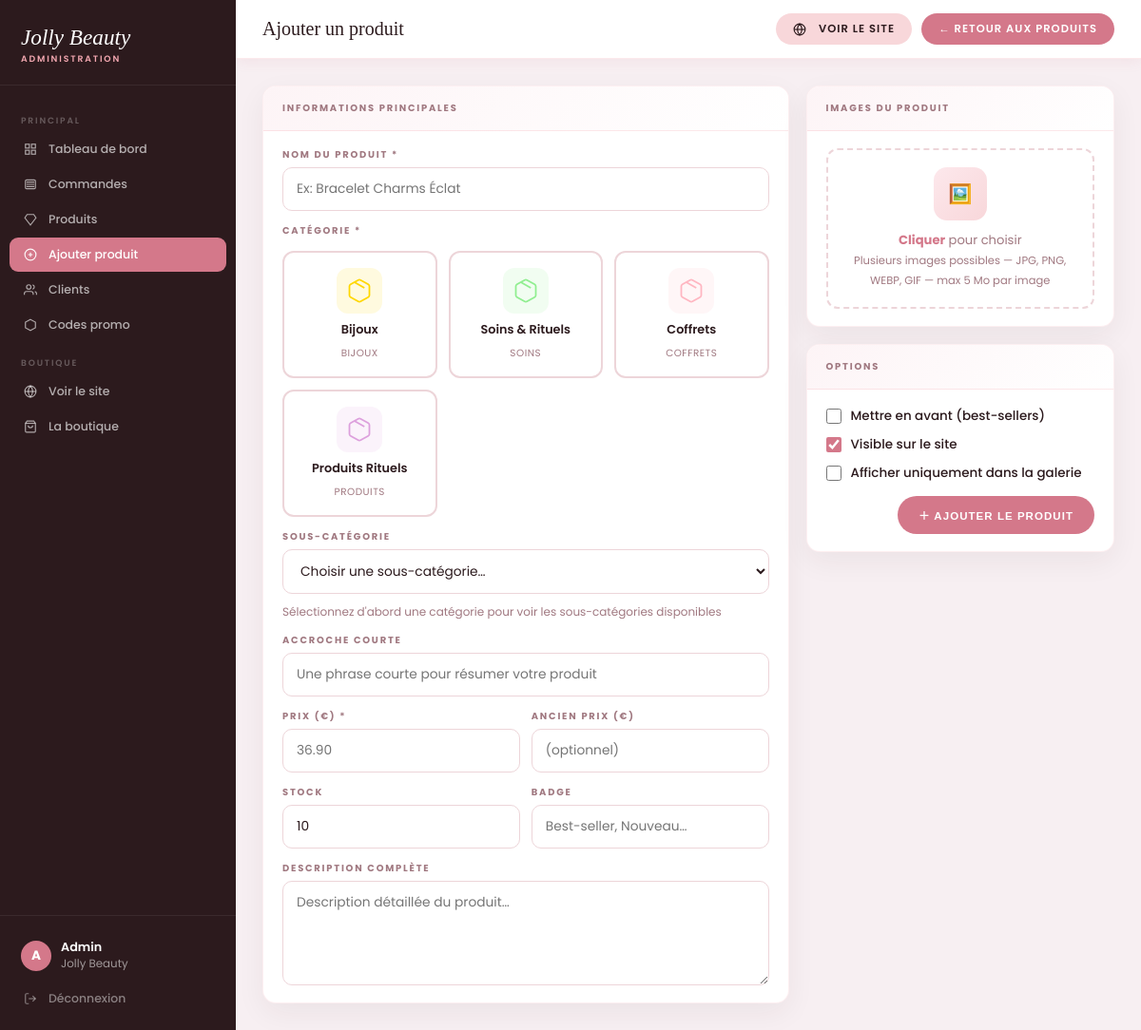
Page /admin/add-product.php (signed in) on the committed database.
### tables this page shows
CREATE TABLE IF NOT EXISTS `categories` (
  `id`          INT UNSIGNED AUTO_INCREMENT PRIMARY KEY,
  `slug`        VARCHAR(80) NOT NULL UNIQUE,
  `name`        VARCHAR(80) NOT NULL,
  `label`       VARCHAR(120) DEFAULT NULL,
  `sort_order`  INT DEFAULT 0
);

### admin/add-product.php (the view, shortened to what this page needs)
<?php
$jbBase = htmlspecialchars(BASE_URL, ENT_QUOTES, 'UTF-8');
$db = getDB();
$categories = $db->query('SELECT * FROM categories ORDER BY sort_order')->fetchAll();
?>
<!DOCTYPE html>
<html lang="fr">
<head>
</head>
<body>
  <aside class="sb">
    <div class="sb-logo"><div class="wm">Jolly Beauty</div><div class="tg">Administration</div></div>
    <nav class="sb-nav">
      <div class="ns">Principal</div>
      <a href="<?= $jbBase ?>/admin/index.php?page=dashboard" class="ni"><span class="ic"><svg xmlns="http://www.w3.org/2000/svg" width="14" height="14" viewBox="0 0 24 24" fill="none" stroke="currentColor" stroke-width="2"><rect x="3" y="3" width="7" height="7"/><rect x="14" y="3" width="7" height="7"/><rect x="14" y="14" width="7" height="7"/><rect x="3" y="14" width="7" height="7"/></svg></span> Tableau de bord</a>
      <a href="<?= $jbBase ?>/admin/index.php?page=orders" class="ni"><span class="ic"><svg xmlns="http://www.w3.org/2000/svg" width="14" height="14" viewBox="0 0 24 24" fill="none" stroke="currentColor" stroke-width="2"><path d="M5 8h14M5 12h14M5 16h14"/><rect x="3" y="4" width="18" height="16" rx="2"/></svg></span> Commandes</a>
      <a href="<?= $jbBase ?>/admin/index.php?page=products" class="ni"><span class="ic"><svg xmlns="http://www.w3.org/2000/svg" width="14" height="14" viewBox="0 0 24 24" fill="none" stroke="currentColor" stroke-width="2"><path d="M6 3h12l4 6-10 13L2 9l4-6z"/></svg></span> Produits</a>
      <a href="<?= $jbBase ?>/admin/add-product.php" class="ni active"><span class="ic"><svg xmlns="http://www.w3.org/2000/svg" width="14" height="14" viewBox="0 0 24 24" fill="none" stroke="currentColor" stroke-width="2"><circle cx="12" cy="12" r="10"/><path d="M12 8v8M8 12h8"/></svg></span> Ajouter produit</a>
      <a href="<?= $jbBase ?>/admin/index.php?page=users" class="ni"><span class="ic"><svg xmlns="http://www.w3.org/2000/svg" width="14" height="14" viewBox="0 0 24 24" fill="none" stroke="currentColor" stroke-width="2"><path d="M17 21v-2a4 4 0 0 0-4-4H5a4 4 0 0 0-4 4v2"/><circle cx="9" cy="7" r="4"/><path d="M23 21v-2a4 4 0 0 0-3-3.87"/><path d="M16 3.13a4 4 0 0 1 0 7.75"/></svg></span> Clients</a>
      <a href="<?= $jbBase ?>/admin/index.php?page=promo" class="ni"><span class="ic"><svg xmlns="http://www.w3.org/2000/svg" width="14" height="14" viewBox="0 0 24 24" fill="none" stroke="currentColor" stroke-width="2"><path d="M12 2l9 4.9V17L12 22l-9-4.9V7z"/></svg></span> Codes promo</a>
      <div class="ns">Boutique</div>
      <a href="<?= $jbBase ?>/index.php" target="_blank" class="ni"><span class="ic"><svg xmlns="http://www.w3.org/2000/svg" width="14" height="14" viewBox="0 0 24 24" fill="none" stroke="currentColor" stroke-width="2"><circle cx="12" cy="12" r="10"/><path d="M2 12h20"/><path d="M12 2a15.3 15.3 0 0 1 4 10 15.3 15.3 0 0 1-4 10 15.3 15.3 0 0 1-4-10 15.3 15.3 0 0 1 4-10z"/></svg></span> Voir le site</a>
      <a href="<?= $jbBase ?>/category.php?c=all" target="_blank" class="ni"><span class="ic"><svg xmlns="http://www.w3.org/2000/svg" width="14" height="14" viewBox="0 0 24 24" fill="none" stroke="currentColor" stroke-width="2"><path d="M6 2L3 6v14a2 2 0 0 0 2 2h14a2 2 0 0 0 2-2V6l-3-4z"/><line x1="3" y1="6" x2="21" y2="6"/><path d="M16 10a4 4 0 0 1-8 0"/></svg></span> La boutique</a>
    </nav>
    <div class="sb-bot">
      <div class="sb-user"><div class="sb-av">A</div><div><div style="color:#fff;font-weight:600;font-size:.8rem">Admin</div><div>Jolly Beauty</div></div></div>
      <a href="<?= $jbBase ?>/admin/index.php?logout=1" class="ni" style="color:rgba(255,255,255,.45)"><span class="ic"><svg xmlns="http://www.w3.org/2000/svg" width="14" height="14" viewBox="0 0 24 24" fill="none" stroke="currentColor" stroke-width="2"><path d="M9 21H5a2 2 0 0 1-2-2V5a2 2 0 0 1 2-2h4"/><polyline points="16 17 21 12 16 7"/><line x1="21" y1="12" x2="9" y2="12"/></svg></span> Déconnexion</a>
    </div>
  </aside>
  <main class="main">
    <div class="tb">
      <div class="tb-title">Ajouter un produit</div>
      <div class="tb-r">
        <a href="<?= $jbBase ?>/index.php" target="_blank" class="tbtn t-ghost"><svg xmlns="http://www.w3.org/2000/svg" width="14" height="14" viewBox="0 0 24 24" fill="none" stroke="currentColor" stroke-width="2" style="margin-right:6px"><circle cx="12" cy="12" r="10"/><path d="M2 12h20"/><path d="M12 2a15.3 15.3 0 0 1 4 10 15.3 15.3 0 0 1-4 10 15.3 15.3 0 0 1-4-10 15.3 15.3 0 0 1 4-10z"/></svg>Voir le site</a>
        <a href="<?= $jbBase ?>/admin/index.php?page=products" class="tbtn t-rose">← Retour aux produits</a>
      </div>
    </div>
    <div class="ct">
      <div class="page">
        <form method="POST" enctype="multipart/form-data" class="grid">
          <div class="panel">
            <div class="panel-h">Informations principales</div>
            <div class="panel-b">
              <div class="fg">
                <label class="fl" for="name">Nom du produit *</label>
                <input class="fi" type="text" id="name" name="name" required placeholder="Ex: Bracelet Charms Éclat" value="<?= htmlspecialchars($_POST['name'] ?? '') ?>">
              </div>
              <div class="fg category-selector">
                <label class="fl" for="category_id">Catégorie *</label>
                <div class="category-options">
                  <?php
                  $catIcons = [
                    'bijoux' => '<svg xmlns="http://www.w3.org/2000/svg" width="28" height="28" viewBox="0 0 24 24" fill="none" stroke="currentColor" stroke-width="1.5" stroke-linecap="round" stroke-linejoin="round"><path d="M6 3h12l4 6-10 13L2 9l4-6z"/><path d="M12 22L6 9h12l-6 13z"/><path d="M6 9l6-6 6 6"/></svg>',
                    'soins' => '<svg xmlns="http://www.w3.org/2000/svg" width="28" height="28" viewBox="0 0 24 24" fill="none" stroke="currentColor" stroke-width="1.5" stroke-linecap="round" stroke-linejoin="round"><path d="M12 22c4.97-4.97 4.97-13.03 0-18-4.97 4.97-4.97 13.03 0 18z"/><path d="M12 8a4 4 0 1 0 0 8 4 4 0 0 0 0-8z"/></svg>',
                    'coffrets' => '<svg xmlns="http://www.w3.org/2000/svg" width="28" height="28" viewBox="0 0 24 24" fill="none" stroke="currentColor" stroke-width="1.5" stroke-linecap="round" stroke-linejoin="round"><rect x="3" y="8" width="18" height="13" rx="2"/><path d="M12 8v13"/><path d="M19 12v-3a3 3 0 0 0-3-3 3 3 0 0 0-3 3 3 3 0 0 0-3-3 3 3 0 0 0-3 3v3"/></svg>',
                    'produits' => '<svg xmlns="http://www.w3.org/2000/svg" width="28" height="28" viewBox="0 0 24 24" fill="none" stroke="currentColor" stroke-width="1.5" stroke-linecap="round" stroke-linejoin="round"><path d="m7.5 4.27 9 5.15"/><path d="M21 8a2 2 0 0 0-1-1.73l-7-4a2 2 0 0 0-2 0l-7 4A2 2 0 0 0 3 8v8a2 2 0 0 0 1 1.73l7 4a2 2 0 0 0 2 0l7-4A2 2 0 0 0 21 16Z"/><path d="m3.3 7 8.7 5 8.7-5"/><path d="M12 22V12"/></svg>'
                  ];
                  $catColors = [
                    'bijoux' => '#FFD700',
                    'soins' => '#90EE90',
                    'coffrets' => '#FFB6C1',
                    'produits' => '#DDA0DD'
                  ];
                  $selectedCat = (int)($_POST['category_id'] ?? 0);
                  foreach ($categories as $c):
                    $icon = $catIcons[$c['slug']] ?? '<svg xmlns="http://www.w3.org/2000/svg" width="28" height="28" viewBox="0 0 24 24" fill="none" stroke="currentColor" stroke-width="1.5"><path d="m7.5 4.27 9 5.15"/><path d="M21 8a2 2 0 0 0-1-1.73l-7-4a2 2 0 0 0-2 0l-7 4A2 2 0 0 0 3 8v8a2 2 0 0 0 1 1.73l7 4a2 2 0 0 0 2 0l7-4A2 2 0 0 0 21 16Z"/></svg>';
                    $color = $catColors[$c['slug']] ?? '#DDA0DD';
                    $isSelected = ($selectedCat === (int)$c['id']);
                  ?>
                    <label class="category-card <?= $isSelected ? 'selected' : '' ?>" data-cat-id="<?= (int)$c['id'] ?>" data-cat-slug="<?= htmlspecialchars($c['slug']) ?>">
                      <span class="cat-icon" style="background:<?= $color ?>20; color:<?= $color ?>"><?= $icon ?></span>
                      <span class="cat-name"><?= htmlspecialchars($c['name']) ?></span>
                      <span class="cat-slug"><?= htmlspecialchars($c['slug']) ?></span>
                    </label>
                  <?php endforeach; ?>
                </div>
              </div>
              <div class="fg subcategory-selector" id="subcategory-container">
                <label class="fl" for="sub">Sous-catégorie</label>
                <select class="fi" id="sub" name="sub">
                  <option value="">Choisir une sous-catégorie…</option>
                </select>
                <small class="sub-hint" style="color:var(--mu);font-size:.75rem;margin-top:4px;display:block;">
                  Sélectionnez d'abord une catégorie pour voir les sous-catégories disponibles
                </small>
              </div>
              <div class="fg">
                <label class="fl" for="short">Accroche courte</label>
                <input class="fi" type="text" id="short" name="short" placeholder="Une phrase courte pour résumer votre produit" value="<?= htmlspecialchars($_POST['short'] ?? '') ?>">
              </div>
              <div class="row2">
                <div class="fg">
                  <label class="fl" for="price">Prix (€) *</label>
                  <input class="fi" type="number" id="price" name="price" step="0.01" min="0.01" required placeholder="36.90" value="<?= htmlspecialchars($_POST['price'] ?? '') ?>">
                </div>
                <div class="fg">
                  <label class="fl" for="old_price">Ancien prix (€)</label>
                  <input class="fi" type="number" id="old_price" name="old_price" step="0.01" min="0" placeholder="(optionnel)" value="<?= htmlspecialchars($_POST['old_price'] ?? '') ?>">
                </div>
              </div>
              <div class="row2">
                <div class="fg">
                  <label class="fl" for="stock">Stock</label>
                  <input class="fi" type="number" id="stock" name="stock" min="0" placeholder="10" value="<?= htmlspecialchars($_POST['stock'] ?? '10') ?>">
                </div>
                <div class="fg">
                  <label class="fl" for="badge">Badge</label>
                  <input class="fi" type="text" id="badge" name="badge" placeholder="Best-seller, Nouveau…" value="<?= htmlspecialchars($_POST['badge'] ?? '') ?>">
                </div>
              </div>
              <div class="fg" style="margin-bottom:0">
                <label class="fl" for="description">Description complète</label>
                <textarea class="fa" id="description" name="description" placeholder="Description détaillée du produit…"><?= htmlspecialchars($_POST['description'] ?? '') ?></textarea>
              </div>
            </div>
          </div>
          <div style="display:flex;flex-direction:column;gap:18px">
            <div class="panel">
              <div class="panel-h">Images du produit</div>
              <div class="panel-b">
                <div class="up" id="dropzone">
                  <div class="up-ico">🖼️</div>
                  <div class="up-t"><strong>Cliquer</strong> pour choisir<br><span style="font-size:.72rem">Plusieurs images possibles — JPG, PNG, WEBP, GIF — max 5 Mo par image</span></div>
                </div>
              </div>
            </div>
            <div class="panel">
              <div class="panel-h">Options</div>
              <div class="panel-b">
                <div class="opt">
                  <label class="ck"><input type="checkbox" name="featured" <?= !empty($_POST['featured']) ? 'checked' : '' ?>> Mettre en avant (best-sellers)</label>
                  <label class="ck"><input type="checkbox" name="active" <?= isset($_POST['active']) ? 'checked' : 'checked' ?>> Visible sur le site</label>
                  <label class="ck"><input type="checkbox" name="gallery_only" <?= !empty($_POST['gallery_only']) ? 'checked' : '' ?>> Afficher uniquement dans la galerie</label>
                </div>
                <div class="submit">
                  <button type="submit" name="add_product" class="tbtn t-rose" style="padding:12px 22px">＋ Ajouter le produit</button>
                </div>
              </div>
            </div>
          </div>
        </form>
      </div>
    </div>
  </main>
</body>
</html>

### rows in the picture
categories: name "Bijoux", slug "BIJOUX"
categories: name "Soins & Rituels", slug "SOINS"
categories: name "Coffrets", slug "COFFRETS"
categories: name "Produits Rituels", slug "PRODUITS"
